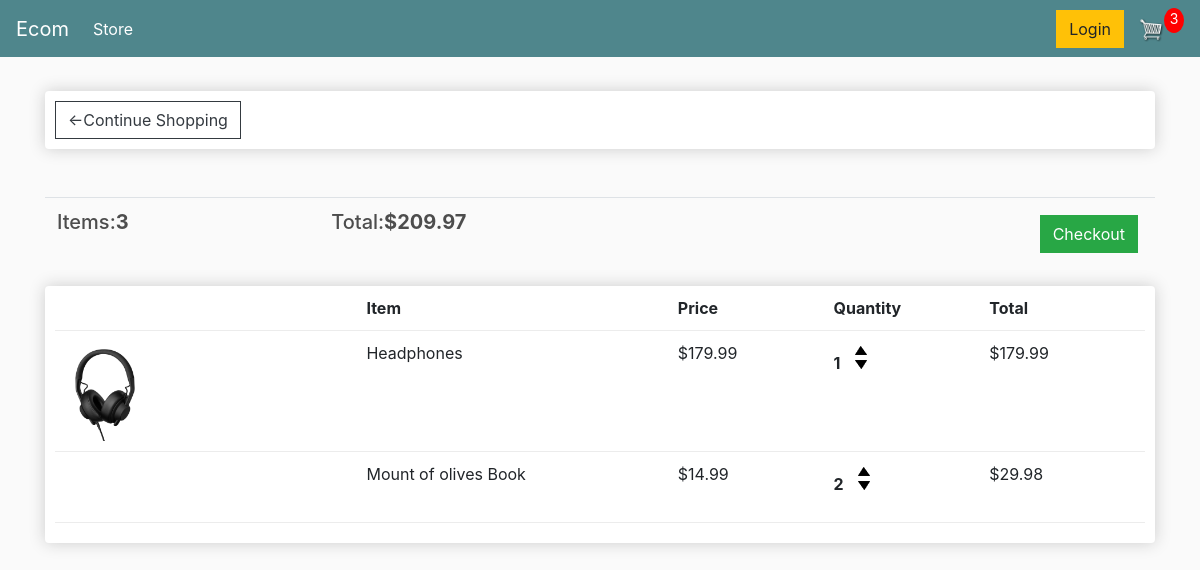
The app's page /cart/ (signed in), older data.
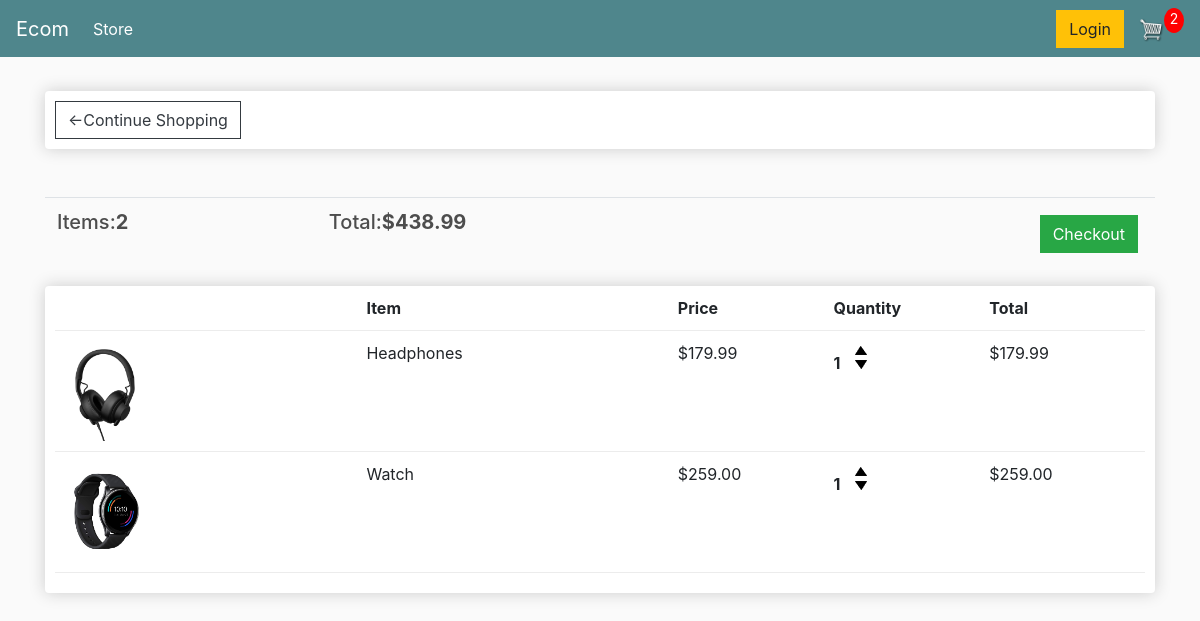
The same page, newer data.
### main/models.py (models this page shows, shortened)
class Order(models.Model):
    customer = models.ForeignKey(Customer, on_delete=models.SET_NULL, null=True, blank=True)
    date_ordered = models.DateTimeField(auto_now_add=True)
    complete = models.BooleanField(default=False)
    transaction_id = models.CharField(max_length=100,null=True)
    @property
    def get_cart_total(self):
        orderitems = self.orderitem_set.all()
        total = sum([item.get_total for item in orderitems])
        return total
    @property
    def get_cart_items(self):
        orderitems = self.orderitem_set.all()
        total = sum([item.quantity for item in orderitems])
        return total

class OrderItem(models.Model):
    product = models.ForeignKey(Product, on_delete=models.SET_NULL, null=True)
    order = models.ForeignKey(Order, on_delete=models.SET_NULL, null=True)
    quantity = models.IntegerField(default=0, null=True, blank=True)
    date_added = models.DateTimeField(auto_now_add=True)
    @property
    def get_total(self):
        total = self.product.price * self.quantity
        return total

class Product(models.Model):
    name = models.CharField(max_length=200, null=True)
    price = models.DecimalField(max_digits=7, decimal_places=2)
    digital = models.BooleanField(default=False, null=True, blank=True)
    image = models.ImageField(null=True, blank=True)
    @property
    def imageUrl(self):
        try:
            url = self.image.url
        except:
            url = ''
        return url

### main/views.py (the view)
# urls.py: path('cart/', views.cart, name='cart'),
def cart(request):
    if request.user.is_authenticated:
        customer = request.user.customer
        order, created = Order.objects.get_or_create(customer = customer, complete = False)
        items = order.orderitem_set.all()
        cartItems = order.get_cart_items
    else:
        items = []
        order = {'get_cart_total':0, 'get_cart_items':0, 'shipping':False}
        cartItems = order['get_cart_items']
    context = {'items':items, 'order':order, 'cartItems':cartItems}
    return render(request, 'main/cart.html', context)

### main/templates/main/cart.html
{% extends 'main/main.html' %} {% load static %} {% block content %}
<div class="row">
    <div class="col-lg-12">
        <div class="box-element">
            <a href="{% url 'store'  %}" class="btn btn-outline-dark">&#x2190;Continue Shopping</a>
        </div>
        <br>
        <br>
        <table class="table">
            <tr>
                <th>
                    <h5>Items:<strong>{{order.get_cart_items}}</strong></h5>
                </th>
                <th>
                    <h5>Total:<strong>${{order.get_cart_total|floatformat:2}}</strong></h5>
                </th>
                <th> <a href="{% url 'checkout' %}" class="btn btn-success" style="float: right; margin: 5px;">Checkout</a></th>
            </tr>
        </table>
        <div class="box-element">
            <div class="cart-row">
                <div style="flex: 2"></div>
                <div style="flex: 2"><strong>Item</strong></div>
                <div style="flex: 1"><strong>Price</strong></div>
                <div style="flex: 1"><strong>Quantity</strong></div>
                <div style="flex: 1"><strong>Total</strong></div>
            </div>
            {% for item in items %}
            <div class="cart-row">
                <div style="flex: 2"><img class="row-image" src="{{item.product.imageUrl}}" alt=""></div>
                <div style="flex: 2">{{item.product.name}}</div>
                <div style="flex: 1">${{item.product.price|floatformat:2}}</div>
                <div style="flex: 1">
                    <p class="quantity">{{item.quantity}}</p>
                    <div class="quantity">
                        <img data-product="{{item.product.id}}" data-action="add" class="chg-quantity update-cart" src="{% static  'images/arrow-up.png' %}">
                        <img data-product="{{item.product.id}}" data-action="remove" class="chg-quantity update-cart" src="{% static  'images/arrow-down.png' %}">
                    </div>
                </div>
                <div style="flex: 1">${{item.get_total|floatformat:2}}</div>
            </div>
            {% endfor %}
        </div>
    </div>
</div>
{% endblock content %}

### main/templates/main/main.html (shortened to what this page needs)
<!DOCTYPE html> {% load static %}
<html>
<head>
    <link rel="stylesheet" href="https://stackpath.bootstrapcdn.com/bootstrap/4.4.1/css/bootstrap.min.css">
    <link rel="stylesheet" type="text/css" href="{% static 'css/main.css' %}">
</head>
<body>
    <nav class="navbar navbar-expand-lg navbar-dark bg-dark">
        <a class="navbar-brand" href="{% url 'store' %}">Ecom</a>
        <div class="collapse navbar-collapse" id="navbarSupportedContent">
            <ul class="navbar-nav mr-auto">
                <li class="nav-item active">
                    <a class="nav-link" href="{% url 'store' %}">Store<span class="sr-only">(current)</span></a>
                </li>
            </ul>
            <div class="form-inline my-2 my-lg-0">
                <a href="#" class="btn btn-warning">Login</a>
                <a href="{% url 'cart' %}">
                    <img id="cart-icon" src="{% static 'images/cart.png' %}">
                </a>
                <p id="cart-total">{{cartItems}}</p>
            </div>
        </div>
    </nav>
    <div class="container">
        <br> {% block content %} {% endblock content %}
    </div>
</body>
</html>

### static/css/main.css (style rules this page uses)
body { background-color: hsl(0, 0%, 98%); }
h1, h2, h3, h4, h5, h6 { color: hsl(0, 0%, 30%); }
.box-element { box-shadow: hsl(0, 0%, 80%) 0 0 16px; background-color: #fff; border-radius: 4px; padding: 10px; }
.bg-dark { background-color: #4f868c!important; }
#cart-icon { width: 25px; display: inline-block; margin-left: 15px; }
#cart-total { display: block; text-align: center; color: #fff; background-color: red; width: 20px; height: 25px; border-radius: 50%; font-size: 14px; }
.col-lg-4, .col-lg-6, .col-lg-8, .col-lg-12 { margin-top: 10px; }
.btn { border-radius: 0; }
.row-image { width: 100px; }
.cart-row { display: flex; align-items: flex-stretch; padding-bottom: 10px; margin-bottom: 10px; border-bottom: 1px solid #ececec; }
.quantity { display: inline-block; font-weight: 700; padding-right: 10px; }
.chg-quantity { width: 12px; cursor: pointer; display: block; margin-top: 5px; transition: .1s; }

Row changes from the older to the newer data that the page shows:
removed OrderItem: product.name "Mount of olives Book", product.price "14.99", quantity "2", get_total "29.98"
computed for Order: get_cart_items "3" → "2"; get_cart_total "209.97" → "438.99"
added OrderItem: product.imageUrl (picture), product.name "Watch", product.price "259.00", quantity "1", get_total "259.00"
Text that changed along with them:
{{ cartItems }}: "3" → "2"
